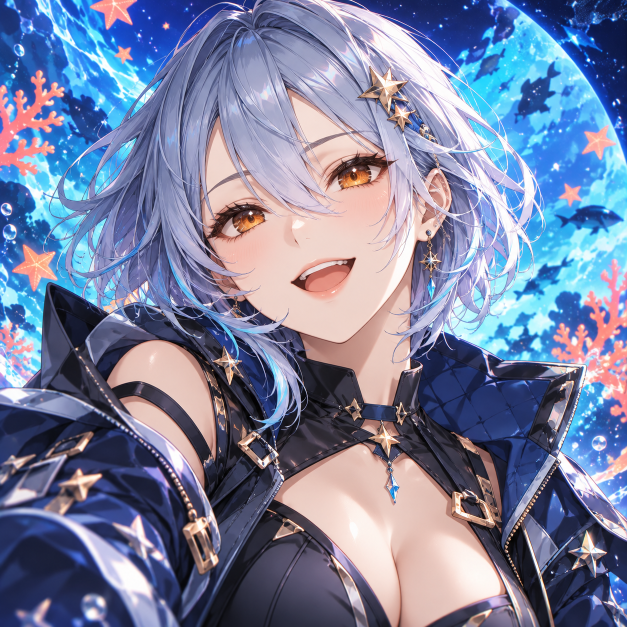
#> input picture firmware-v7/ui/wallpaper.png, 1254 x 1254 px (shown at 1/2 size)
$ python import_photo.py ui/wallpaper.png
#> lines starting #> are read from the running program, lines starting #| are printed output that depends on the picture
"""Desktop-only decoder: shared UI receives a 360px image descriptor."""
from pathlib import Path
import sys
from PIL import Image, ImageOps

source=Path(sys.argv[1])
if source.stat().st_size>20*1024*1024: raise ValueError('File exceeds 20 MB')
Image.MAX_IMAGE_PIXELS=25_000_000
with Image.open(source) as im:
#> im is the input picture: PIL image 1254x1254 RGB; mean R, G, B 121.6, 129.5, 159.6
    if im.width*im.height>25_000_000: raise ValueError('Image exceeds 25 megapixels')
    if im.format not in {'PNG','JPEG','BMP'}: raise ValueError('Unsupported image format')
    ImageOps.fit(ImageOps.exif_transpose(im).convert('RGB'),(360,360),method=Image.Resampling.LANCZOS).save('build/imported.bmp')
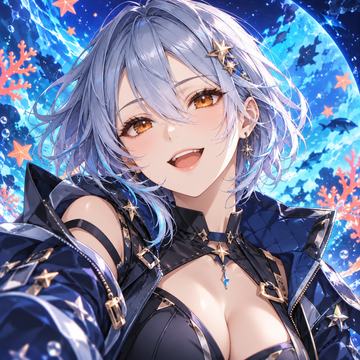
#> saved as imported.bmp: PIL image 360x360 RGB; mean R, G, B 121.6, 129.5, 159.6
